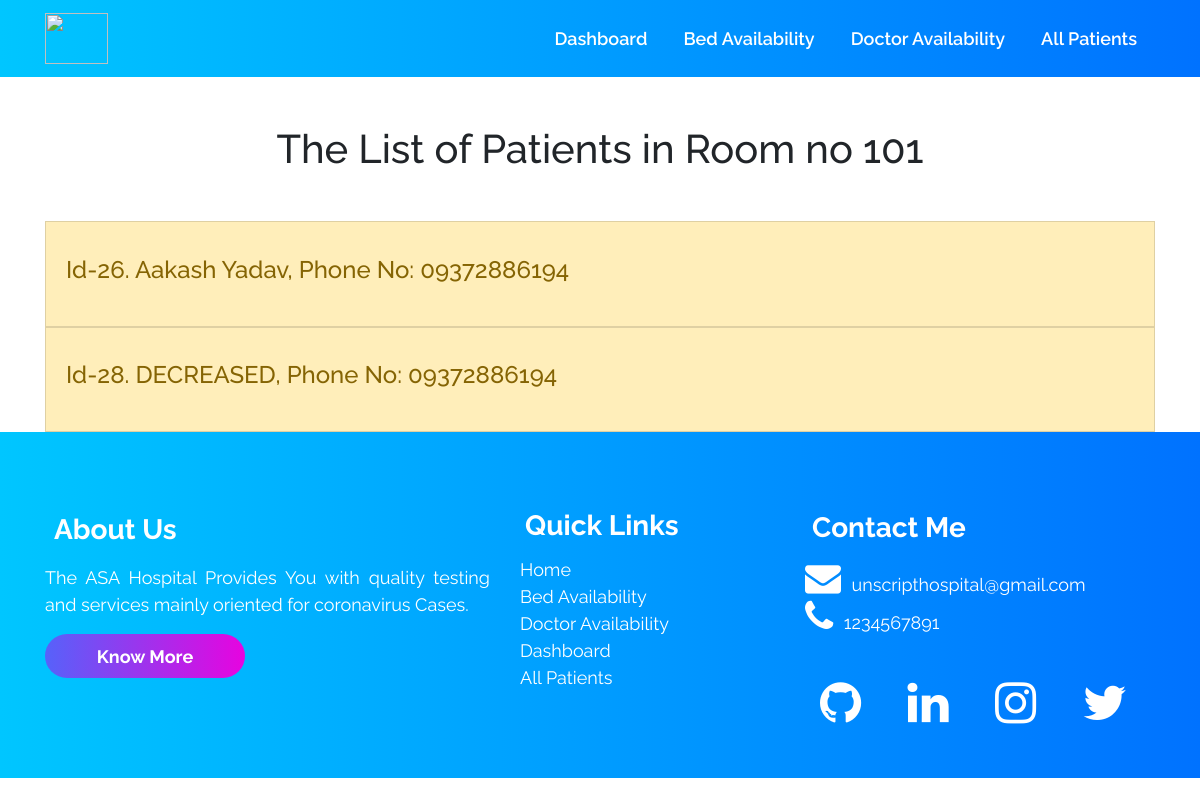
/bed-for-patient/43/, run on an earlier commit of the app's database.
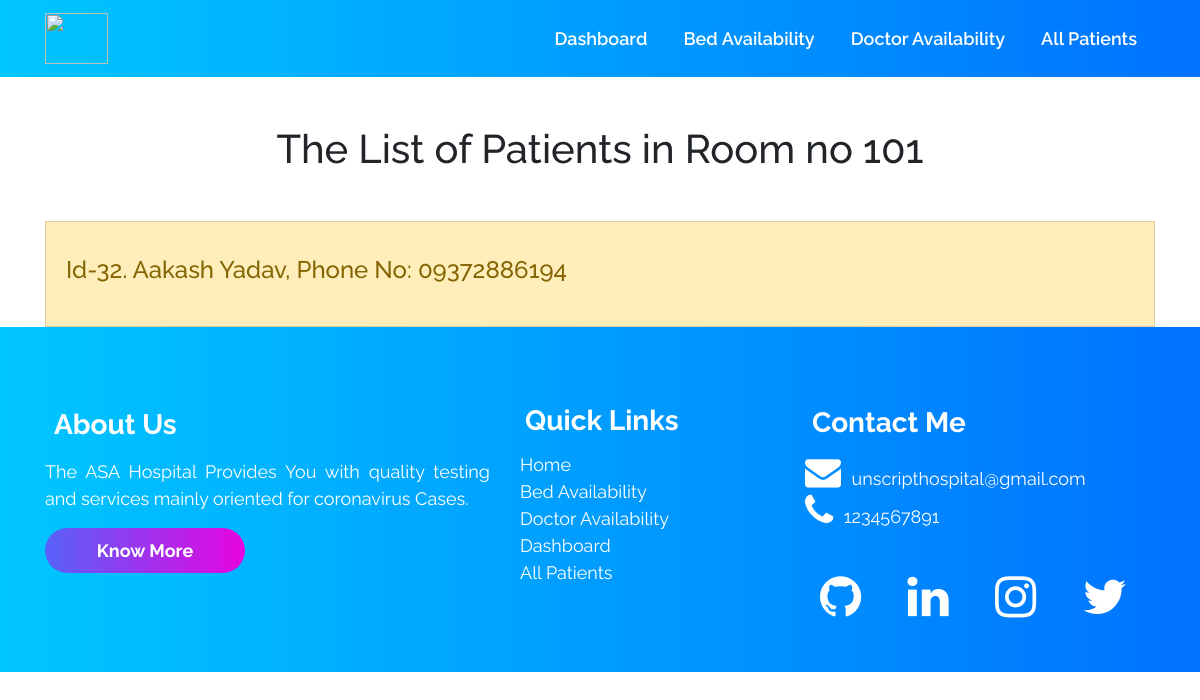
And on a later commit of the database.
### accounts/models.py (models this page shows, shortened)
class Patient (models.Model):
    patient_id = models.AutoField(primary_key=True)
    name = models.CharField(max_length=100)
    age = models.IntegerField()
    GENDERS = (
        (u'M', u'Male'),
        (u'F', u'Female'),
        (u'T', u'Transgender'),
        (u'O', u'Others'),
    )
    gender = models.CharField(max_length=2, null=True,
                              choices=GENDERS, default='M')
    phone = models.CharField(max_length=13)
    address = models.TextField(max_length=100)
    email_id = models.EmailField(max_length=254)
    date_admitted = models.DateField(auto_now=False, auto_now_add=False)
    oxygen_level = models.IntegerField(default=90)
    temperature = models.IntegerField(default=97)
    decreased = models.BooleanField(default=False)
    recovered = models.BooleanField(default=False)
    doctor = models.ForeignKey(Doctor, on_delete=models.CASCADE, default="")
    covid_test_result = models.ForeignKey(
        Result, on_delete=models.CASCADE, default="")
    room_no_and_bed_no = models.ForeignKey(
        Room, on_delete=models.CASCADE, default="")

class Room (models.Model):
    floor_no = models.IntegerField(default=0)
    room_no = models.CharField(default="", max_length=500)
    ventilator = models.BooleanField(default=False)
    occupied = models.BooleanField(default=False)
    def __str__(self):
        return self.room_no

### accounts/views.py (the view)
def bedforpatient(request, bedno):
    print(bedno)
    print(type(bedno))
    patients = Patient.objects.filter(room_no_and_bed_no=bedno)
    try:
        empty = False
        context = {
            'patients': patients,
            'first_patient': patients[0],
            'empty': empty,
        }
    except:
        empty = True
        context = {
            'patients': patients,
            'empty': empty,
        }
    return render(request, 'patientsfrombedavailability.html', context)

### templates/patientsfrombedavailability.html (shortened to what this page needs)
{% extends 'innerbase.html' %}
{% load static %}
{% block body %}
{% if empty %}
<div class="container">
    <h1 class="text-center m-5">
        There are no Patients in this Room
    </h1>
    <div class="text-center">
        <a href="/bedavailability/">
            <button class="btn btn-info">
                <h3>Return to Bed Availability</h3>
            </button>
        </a>
    </div>
</div>
{% else %}
<div class="container">
    <h1 class="text-center m-5">The List of Patients in Room no
        {{first_patient.room_no_and_bed_no}}
    </h1>
    <ul class="list-group">
        {% for patient in patients %}
        <a href="/patients/{{patient.patient_id}}" style="text-decoration: none;">
            <li
                class="list-group-item list-group-item-action {% if patient.room_no_and_bed_no.occupied %} list-group-item-warning  {% endif %} {% if patient.room_no_and_bed_no.ventilator %} list-group-item-danger {% endif %}">
                <h4>Id-{{patient.patient_id}}. {{patient.name}}, Phone No: {{patient.phone}}</h4>
            </li>
        </a>
        {% endfor %}
    </ul>
</div>
{% endif %}
{% endblock %}

What changed in the data, as far as the page shows it:
removed Patient: room_no_and_bed_no "101", patient_id "26", name "Aakash Yadav", phone "09372886194"
removed Patient: patient_id "28", name "DECREASED", phone "09372886194"
added Patient: room_no_and_bed_no "101", patient_id "32", name "Aakash Yadav", phone "09372886194"
